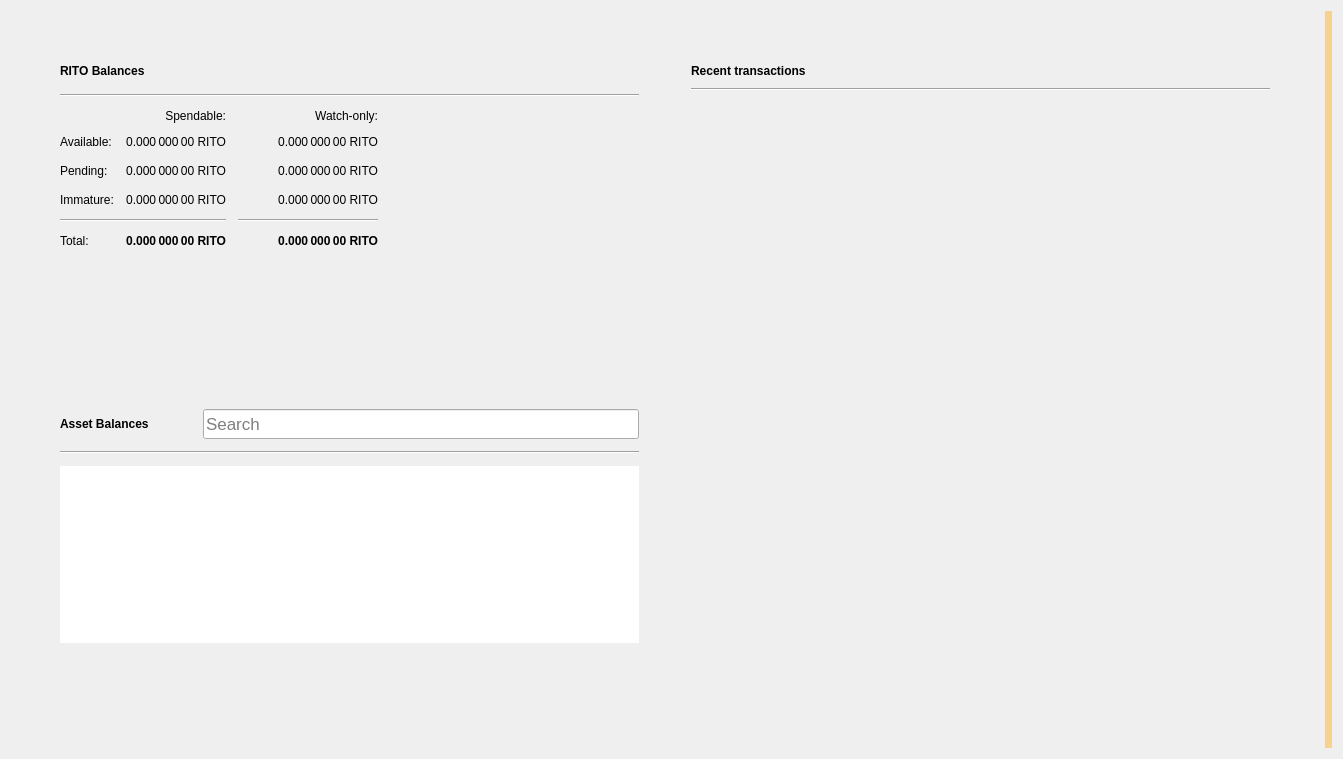
<?xml version="1.0" encoding="UTF-8"?>
<ui version="4.0">
 <class>OverviewPage</class>
 <widget class="QWidget" name="OverviewPage">
  <property name="geometry">
   <rect>
    <x>0</x>
    <y>0</y>
    <width>1343</width>
    <height>759</height>
   </rect>
  </property>
  <property name="windowTitle">
   <string>Form</string>
  </property>
  <property name="autoFillBackground">
   <bool>false</bool>
  </property>
  <layout class="QGridLayout" name="gridLayout_3">
   <item row="0" column="1">
    <layout class="QVBoxLayout" name="verticalLayout_7">
     <property name="spacing">
      <number>0</number>
     </property>
     <property name="leftMargin">
      <number>0</number>
     </property>
     <property name="topMargin">
      <number>0</number>
     </property>
     <property name="rightMargin">
      <number>0</number>
     </property>
     <property name="bottomMargin">
      <number>0</number>
     </property>
     <item>
      <layout class="QHBoxLayout" name="horizontalLayout" stretch="0,0">
       <property name="spacing">
        <number>34</number>
       </property>
       <property name="sizeConstraint">
        <enum>QLayout::SetMaximumSize</enum>
       </property>
       <property name="leftMargin">
        <number>40</number>
       </property>
       <property name="topMargin">
        <number>40</number>
       </property>
       <property name="rightMargin">
        <number>40</number>
       </property>
       <property name="bottomMargin">
        <number>40</number>
       </property>
       <item>
        <layout class="QVBoxLayout" name="verticalLayout_2">
         <property name="spacing">
          <number>34</number>
         </property>
         <property name="rightMargin">
          <number>0</number>
         </property>
         <item>
          <widget class="QFrame" name="frame">
           <property name="sizePolicy">
            <sizepolicy hsizetype="Preferred" vsizetype="Preferred">
             <horstretch>0</horstretch>
             <verstretch>0</verstretch>
            </sizepolicy>
           </property>
           <property name="frameShape">
            <enum>QFrame::NoFrame</enum>
           </property>
           <property name="frameShadow">
            <enum>QFrame::Raised</enum>
           </property>
           <property name="lineWidth">
            <number>10</number>
           </property>
           <layout class="QVBoxLayout" name="verticalLayout_4">
            <property name="spacing">
             <number>12</number>
            </property>
            <item>
             <layout class="QHBoxLayout" name="horizontalLayout_4">
              <item>
               <widget class="QLabel" name="rvnBalancesLabel">
                <property name="font">
                 <font>
                  <weight>75</weight>
                  <bold>true</bold>
                 </font>
                </property>
                <property name="text">
                 <string>RITO Balances</string>
                </property>
               </widget>
              </item>
              <item>
               <widget class="QPushButton" name="labelWalletStatus">
                <property name="enabled">
                 <bool>true</bool>
                </property>
                <property name="maximumSize">
                 <size>
                  <width>30</width>
                  <height>16777215</height>
                 </size>
                </property>
                <property name="toolTip">
                 <string>The displayed information may be out of date. Your wallet automatically synchronizes with the Rito network after a connection is established, but this process has not completed yet.</string>
                </property>
                <property name="text">
                 <string/>
                </property>
                <property name="icon">
                 <iconset>
                  <normaloff>:/icons/warning</normaloff>
                  <disabledoff>:/icons/warning</disabledoff>:/icons/warning</iconset>
                </property>
                <property name="iconSize">
                 <size>
                  <width>24</width>
                  <height>24</height>
                 </size>
                </property>
                <property name="flat">
                 <bool>true</bool>
                </property>
               </widget>
              </item>
              <item>
               <spacer name="horizontalSpacer_3">
                <property name="orientation">
                 <enum>Qt::Horizontal</enum>
                </property>
                <property name="sizeHint" stdset="0">
                 <size>
                  <width>40</width>
                  <height>20</height>
                 </size>
                </property>
               </spacer>
              </item>
             </layout>
            </item>
            <item>
             <widget class="Line" name="line_2">
              <property name="orientation">
               <enum>Qt::Horizontal</enum>
              </property>
             </widget>
            </item>
            <item>
             <layout class="QGridLayout" name="gridLayout">
              <property name="spacing">
               <number>12</number>
              </property>
              <item row="3" column="2">
               <widget class="QLabel" name="labelWatchImmature">
                <property name="font">
                 <font>
                  <weight>50</weight>
                  <bold>false</bold>
                 </font>
                </property>
                <property name="cursor">
                 <cursorShape>IBeamCursor</cursorShape>
                </property>
                <property name="toolTip">
                 <string>Mined balance in watch-only addresses that has not yet matured</string>
                </property>
                <property name="text">
                 <string notr="true">0.000 000 00 RITO</string>
                </property>
                <property name="alignment">
                 <set>Qt::AlignRight|Qt::AlignTrailing|Qt::AlignVCenter</set>
                </property>
                <property name="textInteractionFlags">
                 <set>Qt::LinksAccessibleByMouse|Qt::TextSelectableByKeyboard|Qt::TextSelectableByMouse</set>
                </property>
               </widget>
              </item>
              <item row="2" column="3">
               <spacer name="horizontalSpacer_2">
                <property name="orientation">
                 <enum>Qt::Horizontal</enum>
                </property>
                <property name="sizeHint" stdset="0">
                 <size>
                  <width>40</width>
                  <height>20</height>
                 </size>
                </property>
               </spacer>
              </item>
              <item row="1" column="0">
               <widget class="QLabel" name="labelBalanceText">
                <property name="text">
                 <string>Available:</string>
                </property>
               </widget>
              </item>
              <item row="1" column="2">
               <widget class="QLabel" name="labelWatchAvailable">
                <property name="font">
                 <font>
                  <weight>50</weight>
                  <bold>false</bold>
                 </font>
                </property>
                <property name="cursor">
                 <cursorShape>IBeamCursor</cursorShape>
                </property>
                <property name="toolTip">
                 <string>Your current balance in watch-only addresses</string>
                </property>
                <property name="text">
                 <string notr="true">0.000 000 00 RITO</string>
                </property>
                <property name="alignment">
                 <set>Qt::AlignRight|Qt::AlignTrailing|Qt::AlignVCenter</set>
                </property>
                <property name="textInteractionFlags">
                 <set>Qt::LinksAccessibleByMouse|Qt::TextSelectableByKeyboard|Qt::TextSelectableByMouse</set>
                </property>
               </widget>
              </item>
              <item row="2" column="1">
               <widget class="QLabel" name="labelUnconfirmed">
                <property name="font">
                 <font>
                  <weight>50</weight>
                  <bold>false</bold>
                 </font>
                </property>
                <property name="cursor">
                 <cursorShape>IBeamCursor</cursorShape>
                </property>
                <property name="toolTip">
                 <string>Total of transactions that have yet to be confirmed, and do not yet count toward the spendable balance</string>
                </property>
                <property name="text">
                 <string notr="true">0.000 000 00 RITO</string>
                </property>
                <property name="alignment">
                 <set>Qt::AlignRight|Qt::AlignTrailing|Qt::AlignVCenter</set>
                </property>
                <property name="textInteractionFlags">
                 <set>Qt::LinksAccessibleByMouse|Qt::TextSelectableByKeyboard|Qt::TextSelectableByMouse</set>
                </property>
               </widget>
              </item>
              <item row="4" column="2">
               <widget class="Line" name="lineWatchBalance">
                <property name="sizePolicy">
                 <sizepolicy hsizetype="Preferred" vsizetype="Fixed">
                  <horstretch>0</horstretch>
                  <verstretch>0</verstretch>
                 </sizepolicy>
                </property>
                <property name="minimumSize">
                 <size>
                  <width>140</width>
                  <height>0</height>
                 </size>
                </property>
                <property name="orientation">
                 <enum>Qt::Horizontal</enum>
                </property>
               </widget>
              </item>
              <item row="0" column="1">
               <widget class="QLabel" name="labelSpendable">
                <property name="text">
                 <string>Spendable:</string>
                </property>
                <property name="alignment">
                 <set>Qt::AlignRight|Qt::AlignTrailing|Qt::AlignVCenter</set>
                </property>
               </widget>
              </item>
              <item row="3" column="0">
               <widget class="QLabel" name="labelImmatureText">
                <property name="text">
                 <string>Immature:</string>
                </property>
               </widget>
              </item>
              <item row="5" column="2">
               <widget class="QLabel" name="labelWatchTotal">
                <property name="font">
                 <font>
                  <weight>75</weight>
                  <bold>true</bold>
                 </font>
                </property>
                <property name="cursor">
                 <cursorShape>IBeamCursor</cursorShape>
                </property>
                <property name="toolTip">
                 <string>Current total balance in watch-only addresses</string>
                </property>
                <property name="text">
                 <string notr="true">0.000 000 00 RITO</string>
                </property>
                <property name="alignment">
                 <set>Qt::AlignRight|Qt::AlignTrailing|Qt::AlignVCenter</set>
                </property>
                <property name="textInteractionFlags">
                 <set>Qt::LinksAccessibleByMouse|Qt::TextSelectableByKeyboard|Qt::TextSelectableByMouse</set>
                </property>
               </widget>
              </item>
              <item row="4" column="0" colspan="2">
               <widget class="Line" name="line">
                <property name="orientation">
                 <enum>Qt::Horizontal</enum>
                </property>
               </widget>
              </item>
              <item row="0" column="2">
               <widget class="QLabel" name="labelWatchonly">
                <property name="text">
                 <string>Watch-only:</string>
                </property>
                <property name="alignment">
                 <set>Qt::AlignRight|Qt::AlignTrailing|Qt::AlignVCenter</set>
                </property>
               </widget>
              </item>
              <item row="5" column="1">
               <widget class="QLabel" name="labelTotal">
                <property name="font">
                 <font>
                  <weight>75</weight>
                  <bold>true</bold>
                 </font>
                </property>
                <property name="cursor">
                 <cursorShape>IBeamCursor</cursorShape>
                </property>
                <property name="toolTip">
                 <string>Your current total balance</string>
                </property>
                <property name="text">
                 <string notr="true">0.000 000 00 RITO</string>
                </property>
                <property name="alignment">
                 <set>Qt::AlignRight|Qt::AlignTrailing|Qt::AlignVCenter</set>
                </property>
                <property name="textInteractionFlags">
                 <set>Qt::LinksAccessibleByMouse|Qt::TextSelectableByKeyboard|Qt::TextSelectableByMouse</set>
                </property>
               </widget>
              </item>
              <item row="1" column="1">
               <widget class="QLabel" name="labelBalance">
                <property name="font">
                 <font>
                  <weight>50</weight>
                  <bold>false</bold>
                 </font>
                </property>
                <property name="cursor">
                 <cursorShape>IBeamCursor</cursorShape>
                </property>
                <property name="toolTip">
                 <string>Your current spendable balance</string>
                </property>
                <property name="text">
                 <string notr="true">0.000 000 00 RITO</string>
                </property>
                <property name="alignment">
                 <set>Qt::AlignRight|Qt::AlignTrailing|Qt::AlignVCenter</set>
                </property>
                <property name="textInteractionFlags">
                 <set>Qt::LinksAccessibleByMouse|Qt::TextSelectableByKeyboard|Qt::TextSelectableByMouse</set>
                </property>
               </widget>
              </item>
              <item row="2" column="0">
               <widget class="QLabel" name="labelPendingText">
                <property name="text">
                 <string>Pending:</string>
                </property>
               </widget>
              </item>
              <item row="5" column="0">
               <widget class="QLabel" name="labelTotalText">
                <property name="text">
                 <string>Total:</string>
                </property>
               </widget>
              </item>
              <item row="3" column="1">
               <widget class="QLabel" name="labelImmature">
                <property name="font">
                 <font>
                  <weight>50</weight>
                  <bold>false</bold>
                 </font>
                </property>
                <property name="cursor">
                 <cursorShape>IBeamCursor</cursorShape>
                </property>
                <property name="toolTip">
                 <string>Mined balance that has not yet matured</string>
                </property>
                <property name="text">
                 <string notr="true">0.000 000 00 RITO</string>
                </property>
                <property name="alignment">
                 <set>Qt::AlignRight|Qt::AlignTrailing|Qt::AlignVCenter</set>
                </property>
                <property name="textInteractionFlags">
                 <set>Qt::LinksAccessibleByMouse|Qt::TextSelectableByKeyboard|Qt::TextSelectableByMouse</set>
                </property>
               </widget>
              </item>
              <item row="2" column="2">
               <widget class="QLabel" name="labelWatchPending">
                <property name="font">
                 <font>
                  <weight>50</weight>
                  <bold>false</bold>
                 </font>
                </property>
                <property name="cursor">
                 <cursorShape>IBeamCursor</cursorShape>
                </property>
                <property name="toolTip">
                 <string>Unconfirmed transactions to watch-only addresses</string>
                </property>
                <property name="text">
                 <string notr="true">0.000 000 00 RITO</string>
                </property>
                <property name="alignment">
                 <set>Qt::AlignRight|Qt::AlignTrailing|Qt::AlignVCenter</set>
                </property>
                <property name="textInteractionFlags">
                 <set>Qt::LinksAccessibleByMouse|Qt::TextSelectableByKeyboard|Qt::TextSelectableByMouse</set>
                </property>
               </widget>
              </item>
             </layout>
            </item>
           </layout>
          </widget>
         </item>
         <item>
          <widget class="QWidget" name="assetVerticalSpaceWidget2" native="true">
           <property name="autoFillBackground">
            <bool>false</bool>
           </property>
           <layout class="QVBoxLayout" name="verticalLayout_6">
            <item>
             <spacer name="verticalSpacer_4">
              <property name="orientation">
               <enum>Qt::Vertical</enum>
              </property>
              <property name="sizeHint" stdset="0">
               <size>
                <width>20</width>
                <height>87</height>
               </size>
              </property>
             </spacer>
            </item>
           </layout>
          </widget>
         </item>
         <item>
          <widget class="QFrame" name="assetFrame">
           <property name="autoFillBackground">
            <bool>true</bool>
           </property>
           <property name="frameShape">
            <enum>QFrame::NoFrame</enum>
           </property>
           <property name="frameShadow">
            <enum>QFrame::Plain</enum>
           </property>
           <property name="lineWidth">
            <number>0</number>
           </property>
           <layout class="QVBoxLayout" name="verticalLayout_5">
            <property name="spacing">
             <number>12</number>
            </property>
            <item>
             <layout class="QHBoxLayout" name="assetBalanceHorizontalLayout">
              <item alignment="Qt::AlignVCenter">
               <widget class="QLabel" name="assetBalanceLabel">
                <property name="font">
                 <font>
                  <weight>75</weight>
                  <bold>true</bold>
                 </font>
                </property>
                <property name="text">
                 <string>Asset Balances</string>
                </property>
               </widget>
              </item>
              <item>
               <widget class="QPushButton" name="labelAssetStatus">
                <property name="enabled">
                 <bool>true</bool>
                </property>
                <property name="maximumSize">
                 <size>
                  <width>30</width>
                  <height>16777215</height>
                 </size>
                </property>
                <property name="toolTip">
                 <string>The displayed information may be out of date. Your wallet automatically synchronizes with the Rito network after a connection is established, but this process has not completed yet.</string>
                </property>
                <property name="text">
                 <string/>
                </property>
                <property name="icon">
                 <iconset>
                  <normaloff>:/icons/warning</normaloff>
                  <disabledoff>:/icons/warning</disabledoff>:/icons/warning</iconset>
                </property>
                <property name="iconSize">
                 <size>
                  <width>24</width>
                  <height>24</height>
                 </size>
                </property>
                <property name="flat">
                 <bool>true</bool>
                </property>
               </widget>
              </item>
              <item alignment="Qt::AlignBottom">
               <widget class="QLineEdit" name="assetSearch">
                <property name="sizePolicy">
                 <sizepolicy hsizetype="Expanding" vsizetype="Preferred">
                  <horstretch>0</horstretch>
                  <verstretch>0</verstretch>
                 </sizepolicy>
                </property>
                <property name="minimumSize">
                 <size>
                  <width>0</width>
                  <height>30</height>
                 </size>
                </property>
                <property name="maximumSize">
                 <size>
                  <width>16777215</width>
                  <height>30</height>
                 </size>
                </property>
                <property name="sizeIncrement">
                 <size>
                  <width>0</width>
                  <height>0</height>
                 </size>
                </property>
                <property name="baseSize">
                 <size>
                  <width>0</width>
                  <height>0</height>
                 </size>
                </property>
                <property name="font">
                 <font>
                  <pointsize>13</pointsize>
                 </font>
                </property>
                <property name="maxLength">
                 <number>32</number>
                </property>
                <property name="frame">
                 <bool>true</bool>
                </property>
                <property name="alignment">
                 <set>Qt::AlignLeading|Qt::AlignLeft|Qt::AlignVCenter</set>
                </property>
                <property name="placeholderText">
                 <string>Search</string>
                </property>
                <property name="clearButtonEnabled">
                 <bool>true</bool>
                </property>
               </widget>
              </item>
             </layout>
            </item>
            <item>
             <widget class="Line" name="assetBalanceLine">
              <property name="orientation">
               <enum>Qt::Horizontal</enum>
              </property>
             </widget>
            </item>
            <item>
             <widget class="QListView" name="listAssets">
              <property name="frameShape">
               <enum>QFrame::NoFrame</enum>
              </property>
              <property name="lineWidth">
               <number>0</number>
              </property>
              <property name="verticalScrollMode">
               <enum>QAbstractItemView::ScrollPerItem</enum>
              </property>
             </widget>
            </item>
            <item>
             <widget class="QWidget" name="assetVerticalSpaceWidget" native="true">
              <property name="autoFillBackground">
               <bool>false</bool>
              </property>
              <layout class="QVBoxLayout" name="verticalLayout">
               <item>
                <spacer name="verticalSpacer_3">
                 <property name="orientation">
                  <enum>Qt::Vertical</enum>
                 </property>
                 <property name="sizeHint" stdset="0">
                  <size>
                   <width>20</width>
                   <height>40</height>
                  </size>
                 </property>
                </spacer>
               </item>
              </layout>
             </widget>
            </item>
           </layout>
          </widget>
         </item>
        </layout>
       </item>
       <item>
        <layout class="QVBoxLayout" name="verticalLayout_3">
         <property name="spacing">
          <number>34</number>
         </property>
         <property name="leftMargin">
          <number>0</number>
         </property>
         <item>
          <widget class="QFrame" name="frame_2">
           <property name="sizePolicy">
            <sizepolicy hsizetype="Preferred" vsizetype="Fixed">
             <horstretch>0</horstretch>
             <verstretch>0</verstretch>
            </sizepolicy>
           </property>
           <property name="frameShape">
            <enum>QFrame::NoFrame</enum>
           </property>
           <property name="frameShadow">
            <enum>QFrame::Plain</enum>
           </property>
           <property name="lineWidth">
            <number>0</number>
           </property>
           <layout class="QGridLayout" name="gridLayout_2">
            <property name="horizontalSpacing">
             <number>12</number>
            </property>
            <item row="0" column="0">
             <layout class="QHBoxLayout" name="horizontalLayout_2">
              <item>
               <widget class="QLabel" name="recentTransactionsLabel">
                <property name="font">
                 <font>
                  <weight>75</weight>
                  <bold>true</bold>
                 </font>
                </property>
                <property name="text">
                 <string>Recent transactions</string>
                </property>
               </widget>
              </item>
              <item>
               <widget class="QPushButton" name="labelTransactionsStatus">
                <property name="enabled">
                 <bool>true</bool>
                </property>
                <property name="maximumSize">
                 <size>
                  <width>30</width>
                  <height>16777215</height>
                 </size>
                </property>
                <property name="toolTip">
                 <string>The displayed information may be out of date. Your wallet automatically synchronizes with the Rito network after a connection is established, but this process has not completed yet.</string>
                </property>
                <property name="text">
                 <string/>
                </property>
                <property name="icon">
                 <iconset>
                  <normaloff>:/icons/warning</normaloff>
                  <disabledoff>:/icons/warning</disabledoff>:/icons/warning</iconset>
                </property>
                <property name="iconSize">
                 <size>
                  <width>24</width>
                  <height>24</height>
                 </size>
                </property>
                <property name="flat">
                 <bool>true</bool>
                </property>
               </widget>
              </item>
              <item>
               <spacer name="horizontalSpacer">
                <property name="orientation">
                 <enum>Qt::Horizontal</enum>
                </property>
                <property name="sizeHint" stdset="0">
                 <size>
                  <width>40</width>
                  <height>20</height>
                 </size>
                </property>
               </spacer>
              </item>
             </layout>
            </item>
            <item row="2" column="0">
             <widget class="QListView" name="listTransactions">
              <property name="styleSheet">
               <string notr="true">QListView { background: transparent; }</string>
              </property>
              <property name="frameShape">
               <enum>QFrame::NoFrame</enum>
              </property>
              <property name="verticalScrollBarPolicy">
               <enum>Qt::ScrollBarAlwaysOff</enum>
              </property>
              <property name="horizontalScrollBarPolicy">
               <enum>Qt::ScrollBarAlwaysOff</enum>
              </property>
              <property name="selectionMode">
               <enum>QAbstractItemView::NoSelection</enum>
              </property>
             </widget>
            </item>
            <item row="1" column="0">
             <widget class="Line" name="line_3">
              <property name="orientation">
               <enum>Qt::Horizontal</enum>
              </property>
             </widget>
            </item>
           </layout>
          </widget>
         </item>
         <item>
          <spacer name="verticalSpacer_2">
           <property name="orientation">
            <enum>Qt::Vertical</enum>
           </property>
           <property name="sizeHint" stdset="0">
            <size>
             <width>20</width>
             <height>40</height>
            </size>
           </property>
          </spacer>
         </item>
        </layout>
       </item>
      </layout>
     </item>
    </layout>
   </item>
   <item row="0" column="3">
    <widget class="QLabel" name="labelAlerts">
     <property name="visible">
      <bool>true</bool>
     </property>
     <property name="styleSheet">
      <string notr="true">QLabel { background-color: qlineargradient(x1: 0, y1: 0, x2: 1, y2: 0, stop:0 #F0D0A0, stop:1 #F8D488); color:#000000; }</string>
     </property>
     <property name="wordWrap">
      <bool>true</bool>
     </property>
     <property name="margin">
      <number>3</number>
     </property>
     <property name="textInteractionFlags">
      <set>Qt::TextSelectableByMouse</set>
     </property>
    </widget>
   </item>
  </layout>
 </widget>
 <resources/>
 <connections/>
</ui>
